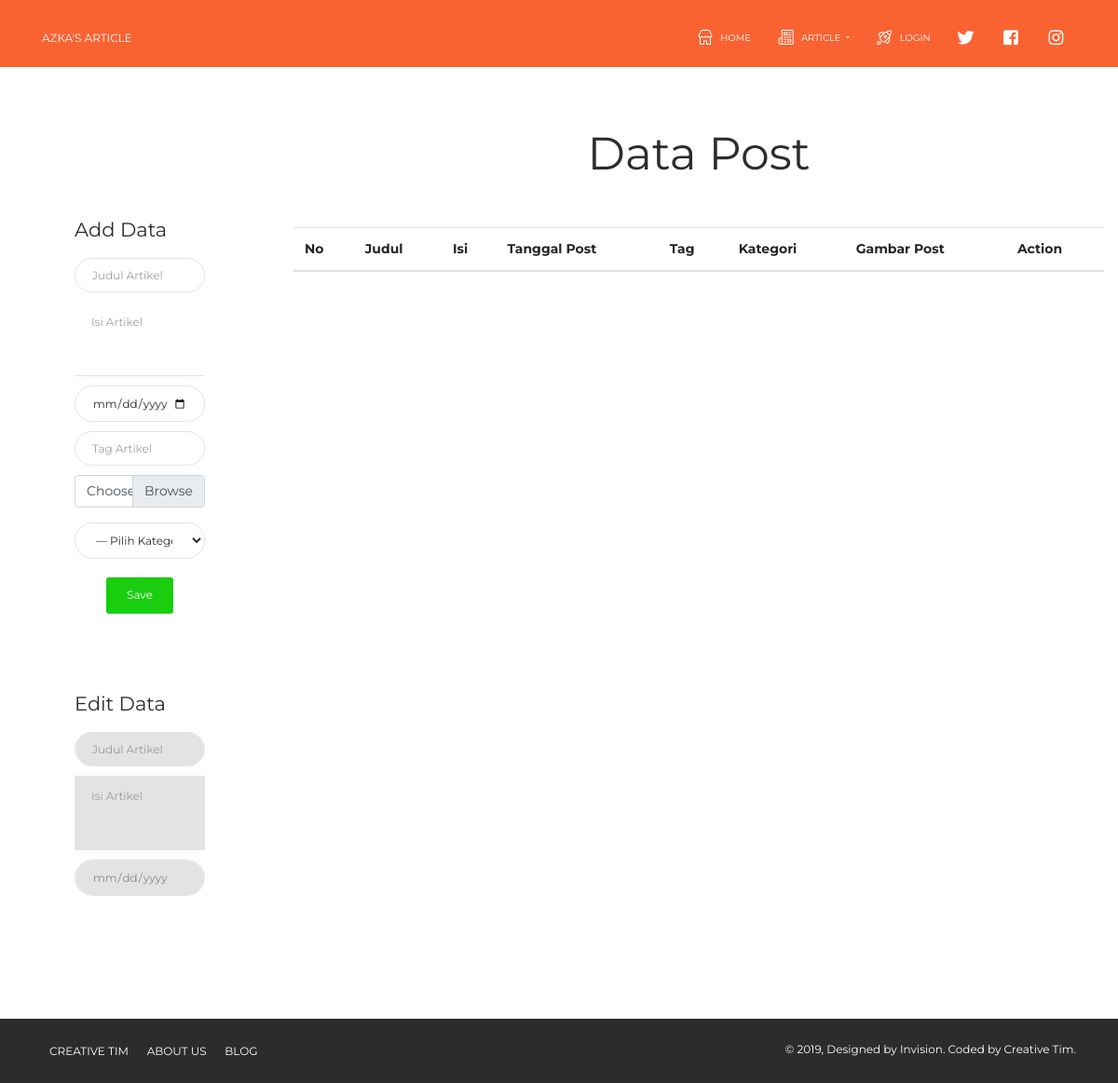
The app's page /app/view/pages/dashboardPost.php, older data.
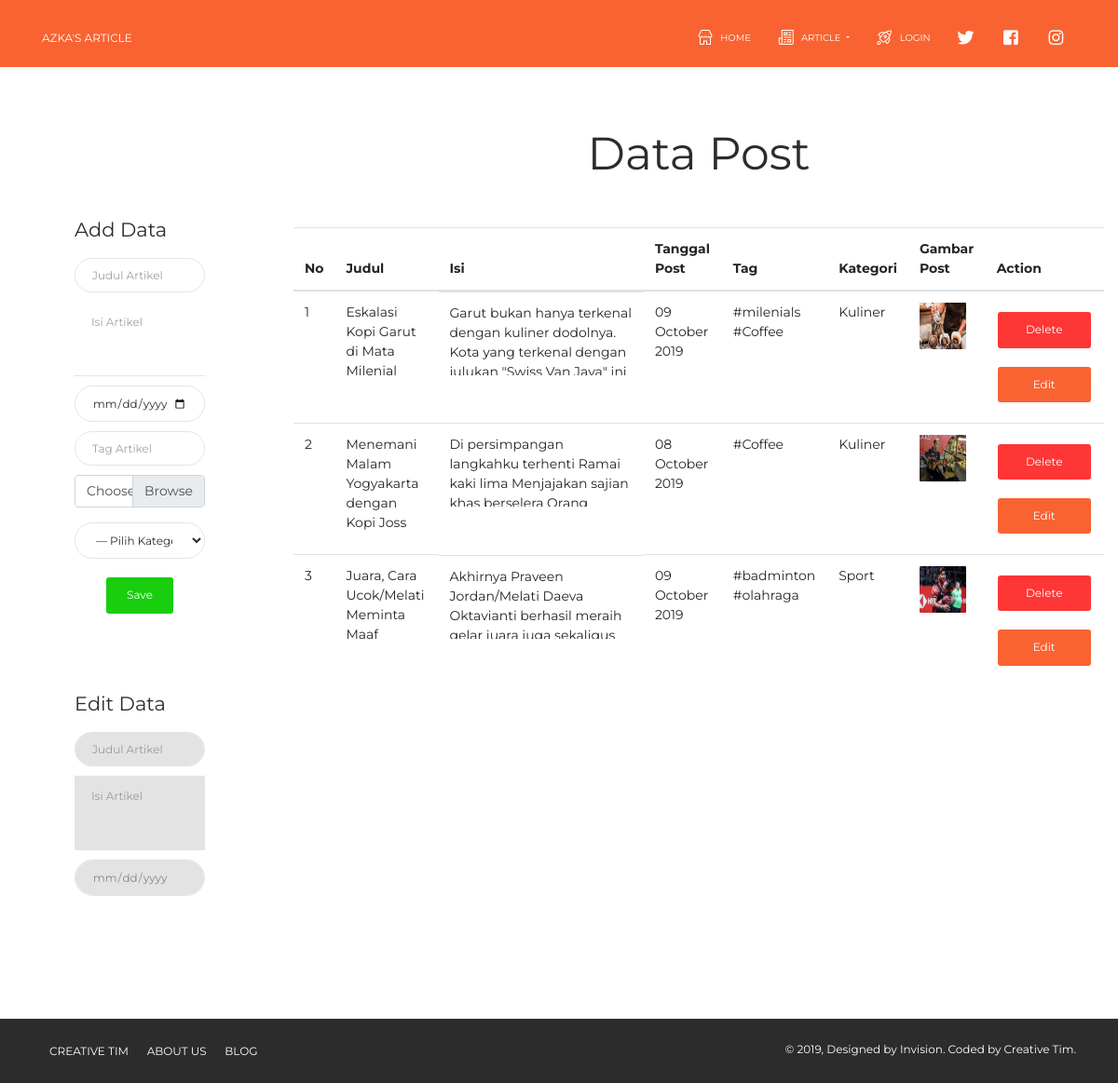
The same page, newer data.
### tables this page shows
CREATE TABLE `tb_post` (
  `id_post` int(5) NOT NULL,
  `date` date NOT NULL,
  `title` varchar(100) NOT NULL,
  `content` text NOT NULL,
  `gambar` varchar(150) NOT NULL,
  `tag` varchar(100) NOT NULL,
  `id_kategori` int(3) NOT NULL
);

CREATE TABLE `tb_kategori` (
  `id_kategori` int(3) NOT NULL,
  `name` varchar(100) NOT NULL
);

### app/view/pages/dashboardPost.php (the view, shortened to what this page needs)
<?php require_once('../layouts/header.php')?>
<?php require_once('../../controller/connection.php')?>
<?php require_once('../../controller/ArticleController.php')?>
<link href="../../../assets/css/dashboard.css" rel="stylesheet" />
    <section class="row dashboard">
        <section class="col-md-3">
            <h4>Add Data</h4>
            <form action="" method="post" enctype="multipart/form-data">
                <div class="form-group">
                    <input required type="text" name="title" class="form-control" id="title" placeholder="Judul Artikel">
                </div>
                <div class="form-group">
                    <textarea required class="form-control" id="content" name="content" rows="4" placeholder="Isi Artikel"></textarea>
                </div>
                <div class="form-group">
                    <input required type="date" name="date" class="form-control" id="date" placeholder="Tanggal Artikel">
                </div>
                <div class="form-group">
                    <input required type="text" name="tag" class="form-control" id="tag" placeholder="Tag Artikel">
                </div>
                <div class="custom-file form-group">
                    <label class="custom-file-label" for="customFile">Choose file</label>
                </div>
                <div class="form-group">
                    <select class="form-control" name="id_kategori">
                        <option value="">&mdash; Pilih Kategori Artikel &mdash;</option>
                    </select>
                </div>
                <center><button type="submit" class="btn btn-success" name="save">Save</button></center>
            </form><br><br>
            <h4 id="edit">Edit Data</h4>
            <form action="" method="post" enctype="multipart/form-data">
                <?php if(isset($_GET['id'])){?>
                <div class="form-group">
                    <input required type="text" name="id" class="form-control" id="id" placeholder="ID" value="<?= $post['id_post']?>" hidden>
                </div>
                <div class="form-group">
                    <input value="<?=$post['title']?>" required type="text" name="title" class="form-control" id="title" placeholder="Judul Artikel">
                </div>
                <div class="form-group">
                    <textarea required class="form-control" id="content" name="content" rows="4" placeholder="Isi Artikel"><?=$post['content']?></textarea>
                </div>
                <div class="form-group">
                    <input value="<?=$post['date']?>" required type="date" name="date" class="form-control" id="date" placeholder="Tanggal Artikel">
                </div>
                <div class="form-group">
                    <input value="<?=$post['tag']?>" required type="text" name="tag" class="form-control" id="tag" placeholder="Tag Artikel">
                </div>
                <div class="custom-file form-group">
                    <input required type="file" class="custom-file-input" id="customFile-edit" name="gambar">
                    <label class="custom-file-label edit" for="customFile">Choose file</label>
                </div>
                <div class="form-group">
                    <select class="form-control" name="id_kategori">
                        <option <?php if($post['id_kategori']==""){echo "selected";}?> value="">&mdash; Pilih Kategori Artikel &mdash;</option>
                        <?php if($conn){
                            $selectKategori = "SELECT * FROM tb_kategori";
                            $dataKategori = mysqli_query($conn, $selectKategori);
                            foreach ($dataKategori as $data) {?>
                            <option <?php if($data['id_kategori']==$post['id_kategori']){echo "selected";}?> value="<?= $data['id_kategori']?>"><?= $data['name']?></option>
                        <?php }}else{ echo "Database Error";}?>
                    </select>
                </div>
                <center><button type="submit" class="btn btn-success" name="update">Update</button></center>
                <?php }else{?>
                <div class="form-group">
                    <input disabled required type="text" name="title" class="form-control" id="title" placeholder="Judul Artikel">
                </div>
                <div class="form-group">
                    <textarea disabled class="form-control" id="content" name="content" rows="4" placeholder="Isi Artikel"></textarea>
                </div>
                <div class="form-group">
                    <input disabled required type="date" name="date" class="form-control" id="date" placeholder="Tanggal Artikel">
                </div>
                <?php }?>
            </form>
        </section>
        <section class="col-md-9">
            <h1>Data Post</h1><br>
            <form class="data-mhs" action="" method="get">
                <table class="table table-hover" id="tableMhs">
                    <thead>
                        <th>No</th>
                        <th>Judul</th>
                        <th>Isi</th>
                        <th>Tanggal Post</th>
                        <th>Tag</th>
                        <th>Kategori</th>
                        <th>Gambar Post</th>
                        <th>Action</th>
                    </thead>
                    <?php
                        if($conn){
                            $no = 1;
                            $sql = "SELECT tb_post.id_post ,tb_post.date, tb_post.title, tb_post.content, tb_post.gambar, tb_post.tag, tb_kategori.name FROM tb_kategori JOIN tb_post ON tb_kategori.id_kategori=tb_post.id_kategori";
                            $result = mysqli_query($conn, $sql);
                            foreach ($result as $data) {
                                echo "<tr>
                                            <td>$no</td>
                                            <td>".$data['title']."</td>
                                            <td style='vertical-align: middle; word-wrap: break-word; display: block; height: 90px; overflow-y: auto;'>".$data['content']."</td>
                                            <td>".date('d F Y', strtotime($data['date']))."</td>
                                            <td>".$data['tag']."</td>
                                            <td>".$data['name']."</td>
                                            <td>
                                                <img width='50' height='50' src='".$data['gambar']."' alt='artikel'>
                                            </td>
                                            <td>
                                                <button type='submit' class='btn btn-danger btn-action' name='delete' value='".$data['id_post']."'>Delete</button>
                                                <a href='#edit'><button type='submit' class='btn btn-primary btn-action' name='id' value='".$data['id_post']."'>Edit</button></a>
                                            </td>
                                        </tr>";
                                    $no++;
                            }
                        }else{
                            echo "DB Connection Error!";
                        }
                    ?>
                </table>
            </form>
        </section>
    </section>
<?php require_once('../layouts/footer.php')?>

### app/view/layouts/header.php (shortened to what this page needs)
<!DOCTYPE html>
<html lang="en">
<head>
  <link rel="stylesheet" href="https://use.fontawesome.com/releases/v5.7.1/css/all.css">
  <link href="../../../assets/css/bootstrap.min.css" rel="stylesheet" />
  <link href="../../../assets/css/now-ui-kit.css?v=1.3.0" rel="stylesheet" />
  <link rel="stylesheet" href="https://cdn.datatables.net/1.10.20/css/jquery.dataTables.min.css">
  <link href="../../../assets/demo/demo.css" rel="stylesheet" />
  <link href="../../../assets/css/azka.css" rel="stylesheet" />
</head>
<body class="index-page sidebar-collapse">
  <nav class="navbar navbar-expand-lg bg-primary fixed-top navbar-transparent " color-on-scroll="400">
    <div class="container">
      <div class="navbar-translate">
        <a class="navbar-brand" href="landing-page.php" rel="tooltip" title="Hi, Welcome" data-placement="bottom" target="_self">
          Azka's Article
        </a>
      </div>
      <div class="collapse navbar-collapse justify-content-end" id="navigation" data-nav-image="../../../assets/img/blurred-image-1.jpg">
        <ul class="navbar-nav">
          <li class="nav-item">
            <a class="nav-link" href="landing-page.php" onclick="scrollToDownload()">
              <i class="now-ui-icons shopping_shop"></i>
              <p>Home</p>
            </a>
          </li>
          <li class="nav-item dropdown">
            <a href="#" class="nav-link dropdown-toggle" id="navbarDropdownMenuLink1" data-toggle="dropdown">
                <i class="now-ui-icons education_paper"></i>
                <p>Article</p>
            </a>
          </li>
          <?php if (isset($_SESSION['nama'])){?>
            <li class="nav-item dropdown">
            <a href="#" class="nav-link dropdown-toggle" id="navbarDropdownMenuLink1" data-toggle="dropdown">
                <i class="now-ui-icons business_chart-bar-32"></i>
                <p>Dashboard</p>
            </a>
            <div class="dropdown-menu dropdown-menu-right" aria-labelledby="navbarDropdownMenuLink1">
              <a href="dashboardKategori.php" class="dropdown-item">
                Kelola Kategori
              </a>
              <a href="dashboardPost.php" class="dropdown-item">
                Kelola Post
              </a>
              <a href="dashboardStatis.php" class="dropdown-item">
                Kelola Statis
              </a>
              <a href="dashboardKomentar.php" class="dropdown-item">
                Kelola Komentar
              </a>
            </div>
          </li>
          <li class="nav-item dropdown">
            <a href="#" class="nav-link dropdown-toggle" id="navbarDropdownMenuLink1" data-toggle="dropdown">
                <img width="25" height="25" src="<?= $_SESSION['foto']?>" alt="Thumbnail Image" class="rounded-circle img-raised">
                <p><?= $_SESSION['nama']?></p>
            </a>
            <div class="dropdown-menu dropdown-menu-right" aria-labelledby="navbarDropdownMenuLink1">
              <a class="dropdown-item" href="profile.php">
                <i class="now-ui-icons users_circle-08"></i> My Profile
              </a>
              <form action="" method="get">
              <button type="submit" name="logout" class="dropdown-item">
                <i class="now-ui-icons sport_user-run"></i> Logout
              </button>
              </form>
              <!-- <a class="dropdown-item" target="_blank" href="https://demos.creative-tim.com/now-ui-kit/docs/1.0/getting-started/introduction.html">
                <i class="now-ui-icons design_bullet-list-67"></i> Documentation
              </a> -->
            </div>
          </li>
          <?php }else{?>
          <li class="nav-item">
            <a class="nav-link" href="login.php">
              <i class="now-ui-icons objects_spaceship"></i>
              <p>Login</p>
            </a>
          </li>
          <?php }?>
          <li class="nav-item">
            <a class="nav-link" rel="tooltip" title="Follow us on Twitter" data-placement="bottom" href="#" target="_self">
              <i class="fab fa-twitter"></i>
            </a>
          </li>
          <li class="nav-item">
            <a class="nav-link" rel="tooltip" title="Like us on Facebook" data-placement="bottom" href="#" target="_self">
              <i class="fab fa-facebook-square"></i>
            </a>
          </li>
          <li class="nav-item">
            <a class="nav-link" rel="tooltip" title="Follow us on Instagram" data-placement="bottom" href="#" target="_self">
              <i class="fab fa-instagram"></i>
            </a>
          </li>
        </ul>
      </div>
    </div>
  </nav>
  <div class="wrapper">

### app/view/layouts/footer.php (shortened to what this page needs)
    <footer class="footer" data-background-color="black">
        <div class=" container ">
            <nav>
            <ul>
                <li>
                <a href="https://www.creative-tim.com">
                    Creative Tim
                </a>
                </li>
                <li>
                <a href="http://presentation.creative-tim.com">
                    About Us
                </a>
                </li>
                <li>
                <a href="http://blog.creative-tim.com">
                    Blog
                </a>
                </li>
            </ul>
            </nav>
            <div class="copyright" id="copyright">
            &copy;
            , Designed by
            <a href="https://www.invisionapp.com" target="_blank">Invision</a>. Coded by
            <a href="https://www.creative-tim.com" target="_blank">Creative Tim</a>.
            </div>
        </div>
        </footer>
    </div>
</body>
</html>

### assets/css/dashboard.css (style rules this page uses)
.navbar.navbar-transparent { background-color: #f96332 !important; box-shadow: none; color: #FFFFFF; padding-top: 20px !important; }
.dashboard { margin: 122px auto; }
h1 { text-align:center; }
.col-md-3 { padding:80px; max-height: 850px; overflow-y: auto; }
.col-md-9 { padding:15px; }
form.data-mhs { max-height: 810px; overflow-y: auto; }
.row { margin-right:0px; }

### app/view/pages/dashboardPost.php (style rules this page uses)
.btn-action { width: 100px; }

Row changes from the older to the newer data that the page shows:
added tb_post: title "Eskalasi Kopi Garut di Mata Milenial", content "Garut bukan hanya terkenal dengan kuliner dodolnya. Kota yang terkenal dengan…", date "09 October 2019", tag "#milenials #Coffee", id_kategori.name "Kuliner", gambar (picture)
added tb_post: title "Menemani Malam Yogyakarta dengan Kopi Joss", content "Di persimpangan langkahku terhenti Ramai kaki lima Menjajakan sajian…", date "08 October 2019", tag "#Coffee", id_kategori.name "Kuliner", gambar (picture)
added tb_post: title "Juara, Cara Ucok/Melati Meminta Maaf", content "Akhirnya Praveen Jordan/Melati Daeva Oktavianti berhasil meraih…", date "09 October 2019", tag "#badminton #olahraga", id_kategori.name "Sport", gambar (picture)
